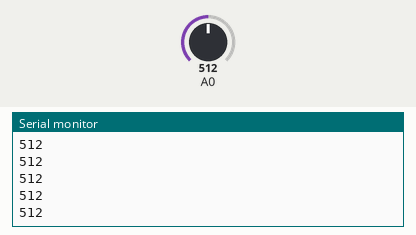
This sketch was run on a simulated Arduino Uno, built with avr-gcc and run on an emulated ATmega328P. On the bench: the last lines printed to the serial monitor. The inputs (shaded band) are chosen by the test bench; at power-on: A0 = 512.

Above: at 1.2 s.
1.3 s: A0 set to 716
At 2.3 s:
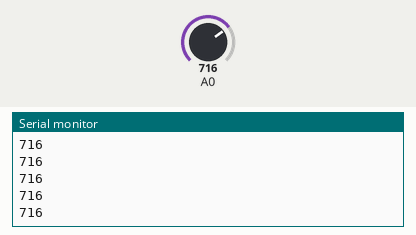
2.8 s: A0 set to 900
At 3.5 s:
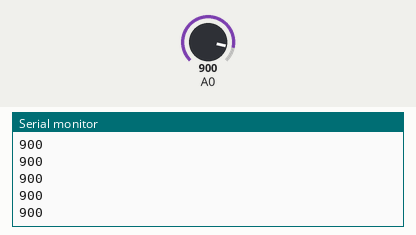
Timing chart, 0 to 5.8 s (numbered marks = the images above; inputs shaded):
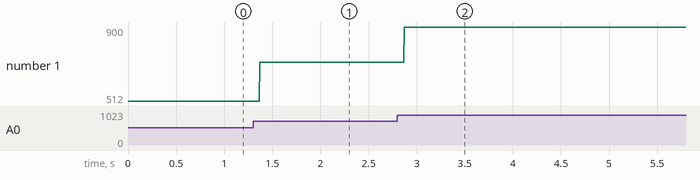

Measured:
- after the input at 1.3 s, the serial monitor: prints a new line after 0.07 s (image 1)
- after the input at 2.8 s, the serial monitor: prints a new line after 0.07 s (image 2)
- plotted number 1: 512 → 716 after the input at 1.3 s, 716 → 900 after the input at 2.8 s

The sketch:

serial.ino
```cpp
void setup() {
  // put your setup code here, to run once:
  Serial.begin(9600);

}

void loop() {
  // put your main code here, to run repeatedly:
  // read the analog input
  int sensorReading = analogRead(A0);
  // send the results to the laptop
  Serial.println(sensorReading);
}
```
